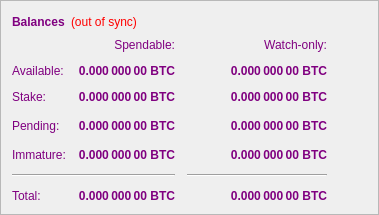
        <widget class="QFrame" name="frame">
         <property name="styleSheet">
          <string notr="true">color: #800080;</string>
         </property>
         <property name="frameShape">
          <enum>QFrame::StyledPanel</enum>
         </property>
         <property name="frameShadow">
          <enum>QFrame::Raised</enum>
         </property>
         <layout class="QVBoxLayout" name="verticalLayout_4">
          <item>
           <layout class="QHBoxLayout" name="horizontalLayout_4">
            <item>
             <widget class="QLabel" name="label_5">
              <property name="font">
               <font>
                <weight>75</weight>
                <bold>true</bold>
               </font>
              </property>
              <property name="text">
               <string>Balances</string>
              </property>
             </widget>
            </item>
            <item>
             <widget class="QLabel" name="labelWalletStatus">
              <property name="cursor">
               <cursorShape>WhatsThisCursor</cursorShape>
              </property>
              <property name="toolTip">
               <string>The displayed information may be out of date. Your wallet automatically synchronizes with the ZuMY network after a connection is established, but this process has not completed yet.</string>
              </property>
              <property name="styleSheet">
               <string notr="true">QLabel { color: red; }</string>
              </property>
              <property name="text">
               <string notr="true">(out of sync)</string>
              </property>
              <property name="alignment">
               <set>Qt::AlignLeading|Qt::AlignLeft|Qt::AlignVCenter</set>
              </property>
             </widget>
            </item>
            <item>
             <spacer name="horizontalSpacer_3">
              <property name="orientation">
               <enum>Qt::Horizontal</enum>
              </property>
              <property name="sizeHint" stdset="0">
               <size>
                <width>40</width>
                <height>20</height>
               </size>
              </property>
             </spacer>
            </item>
           </layout>
          </item>
          <item>
           <layout class="QGridLayout" name="gridLayout">
            <property name="spacing">
             <number>12</number>
            </property>
            <item row="3" column="2">
             <widget class="QLabel" name="labelWatchPending">
              <property name="font">
               <font>
                <weight>75</weight>
                <bold>true</bold>
               </font>
              </property>
              <property name="cursor">
               <cursorShape>IBeamCursor</cursorShape>
              </property>
              <property name="toolTip">
               <string>Unconfirmed transactions to watch-only addresses</string>
              </property>
              <property name="text">
               <string notr="true">0.000 000 00 BTC</string>
              </property>
              <property name="alignment">
               <set>Qt::AlignRight|Qt::AlignTrailing|Qt::AlignVCenter</set>
              </property>
              <property name="textInteractionFlags">
               <set>Qt::LinksAccessibleByMouse|Qt::TextSelectableByKeyboard|Qt::TextSelectableByMouse</set>
              </property>
             </widget>
            </item>
            <item row="3" column="1">
             <widget class="QLabel" name="labelUnconfirmed">
              <property name="font">
               <font>
                <weight>75</weight>
                <bold>true</bold>
               </font>
              </property>
              <property name="cursor">
               <cursorShape>IBeamCursor</cursorShape>
              </property>
              <property name="toolTip">
               <string>Total of transactions that have yet to be confirmed, and do not yet count toward the spendable balance</string>
              </property>
              <property name="text">
               <string notr="true">0.000 000 00 BTC</string>
              </property>
              <property name="alignment">
               <set>Qt::AlignRight|Qt::AlignTrailing|Qt::AlignVCenter</set>
              </property>
              <property name="textInteractionFlags">
               <set>Qt::LinksAccessibleByMouse|Qt::TextSelectableByKeyboard|Qt::TextSelectableByMouse</set>
              </property>
             </widget>
            </item>
            <item row="4" column="2">
             <widget class="QLabel" name="labelWatchImmature">
              <property name="font">
               <font>
                <weight>75</weight>
                <bold>true</bold>
               </font>
              </property>
              <property name="cursor">
               <cursorShape>IBeamCursor</cursorShape>
              </property>
              <property name="toolTip">
               <string>Mined balance in watch-only addresses that has not yet matured</string>
              </property>
              <property name="text">
               <string notr="true">0.000 000 00 BTC</string>
              </property>
              <property name="alignment">
               <set>Qt::AlignRight|Qt::AlignTrailing|Qt::AlignVCenter</set>
              </property>
              <property name="textInteractionFlags">
               <set>Qt::LinksAccessibleByMouse|Qt::TextSelectableByKeyboard|Qt::TextSelectableByMouse</set>
              </property>
             </widget>
            </item>
            <item row="5" column="0" colspan="2">
             <widget class="Line" name="lineSpendableBalance">
              <property name="orientation">
               <enum>Qt::Horizontal</enum>
              </property>
             </widget>
            </item>
            <item row="5" column="2">
             <widget class="Line" name="lineWatchBalance">
              <property name="sizePolicy">
               <sizepolicy hsizetype="Preferred" vsizetype="Fixed">
                <horstretch>0</horstretch>
                <verstretch>0</verstretch>
               </sizepolicy>
              </property>
              <property name="minimumSize">
               <size>
                <width>140</width>
                <height>0</height>
               </size>
              </property>
              <property name="orientation">
               <enum>Qt::Horizontal</enum>
              </property>
             </widget>
            </item>
            <item row="6" column="0">
             <widget class="QLabel" name="labelTotalText">
              <property name="text">
               <string>Total:</string>
              </property>
             </widget>
            </item>
            <item row="4" column="1">
             <widget class="QLabel" name="labelImmature">
              <property name="font">
               <font>
                <weight>75</weight>
                <bold>true</bold>
               </font>
              </property>
              <property name="cursor">
               <cursorShape>IBeamCursor</cursorShape>
              </property>
              <property name="toolTip">
               <string>Mined balance that has not yet matured</string>
              </property>
              <property name="text">
               <string notr="true">0.000 000 00 BTC</string>
              </property>
              <property name="alignment">
               <set>Qt::AlignRight|Qt::AlignTrailing|Qt::AlignVCenter</set>
              </property>
              <property name="textInteractionFlags">
               <set>Qt::LinksAccessibleByMouse|Qt::TextSelectableByKeyboard|Qt::TextSelectableByMouse</set>
              </property>
             </widget>
            </item>
            <item row="3" column="3">
             <spacer name="horizontalSpacer_2">
              <property name="orientation">
               <enum>Qt::Horizontal</enum>
              </property>
              <property name="sizeHint" stdset="0">
               <size>
                <width>40</width>
                <height>20</height>
               </size>
              </property>
             </spacer>
            </item>
            <item row="4" column="0">
             <widget class="QLabel" name="labelImmatureText">
              <property name="text">
               <string>Immature:</string>
              </property>
             </widget>
            </item>
            <item row="6" column="1">
             <widget class="QLabel" name="labelTotal">
              <property name="font">
               <font>
                <weight>75</weight>
                <bold>true</bold>
               </font>
              </property>
              <property name="cursor">
               <cursorShape>IBeamCursor</cursorShape>
              </property>
              <property name="toolTip">
               <string>Your current total balance</string>
              </property>
              <property name="text">
               <string notr="true">0.000 000 00 BTC</string>
              </property>
              <property name="alignment">
               <set>Qt::AlignRight|Qt::AlignTrailing|Qt::AlignVCenter</set>
              </property>
              <property name="textInteractionFlags">
               <set>Qt::LinksAccessibleByMouse|Qt::TextSelectableByKeyboard|Qt::TextSelectableByMouse</set>
              </property>
             </widget>
            </item>
            <item row="6" column="2">
             <widget class="QLabel" name="labelWatchTotal">
              <property name="font">
               <font>
                <weight>75</weight>
                <bold>true</bold>
               </font>
              </property>
              <property name="cursor">
               <cursorShape>IBeamCursor</cursorShape>
              </property>
              <property name="toolTip">
               <string>Current total balance in watch-only addresses</string>
              </property>
              <property name="text">
               <string notr="true">0.000 000 00 BTC</string>
              </property>
              <property name="alignment">
               <set>Qt::AlignRight|Qt::AlignTrailing|Qt::AlignVCenter</set>
              </property>
              <property name="textInteractionFlags">
               <set>Qt::LinksAccessibleByMouse|Qt::TextSelectableByKeyboard|Qt::TextSelectableByMouse</set>
              </property>
             </widget>
            </item>
            <item row="0" column="2">
             <widget class="QLabel" name="labelWatchonly">
              <property name="text">
               <string>Watch-only:</string>
              </property>
              <property name="alignment">
               <set>Qt::AlignRight|Qt::AlignTrailing|Qt::AlignVCenter</set>
              </property>
             </widget>
            </item>
            <item row="1" column="0">
             <widget class="QLabel" name="labelBalanceText">
              <property name="text">
               <string>Available:</string>
              </property>
             </widget>
            </item>
            <item row="1" column="1">
             <widget class="QLabel" name="labelBalance">
              <property name="font">
               <font>
                <weight>75</weight>
                <bold>true</bold>
               </font>
              </property>
              <property name="cursor">
               <cursorShape>IBeamCursor</cursorShape>
              </property>
              <property name="toolTip">
               <string>Your current spendable balance</string>
              </property>
              <property name="text">
               <string notr="true">0.000 000 00 BTC</string>
              </property>
              <property name="alignment">
               <set>Qt::AlignRight|Qt::AlignTrailing|Qt::AlignVCenter</set>
              </property>
              <property name="textInteractionFlags">
               <set>Qt::LinksAccessibleByMouse|Qt::TextSelectableByKeyboard|Qt::TextSelectableByMouse</set>
              </property>
             </widget>
            </item>
            <item row="2" column="0">
             <widget class="QLabel" name="label_10">
              <property name="text">
               <string>Stake:</string>
              </property>
             </widget>
            </item>
            <item row="2" column="1">
             <widget class="QLabel" name="labelStake">
              <property name="font">
               <font>
                <weight>75</weight>
                <bold>true</bold>
               </font>
              </property>
              <property name="cursor">
               <cursorShape>IBeamCursor</cursorShape>
              </property>
              <property name="toolTip">
               <string>Total of coins that was staked, and do not yet count toward the current balance</string>
              </property>
              <property name="text">
               <string notr="true">0.000 000 00 BTC</string>
              </property>
              <property name="alignment">
               <set>Qt::AlignRight|Qt::AlignTrailing|Qt::AlignVCenter</set>
              </property>
              <property name="textInteractionFlags">
               <set>Qt::LinksAccessibleByMouse|Qt::TextSelectableByKeyboard|Qt::TextSelectableByMouse</set>
              </property>
             </widget>
            </item>
            <item row="2" column="2">
             <widget class="QLabel" name="labelWatchStake">
              <property name="font">
               <font>
                <weight>75</weight>
                <bold>true</bold>
               </font>
              </property>
              <property name="cursor">
               <cursorShape>IBeamCursor</cursorShape>
              </property>
              <property name="toolTip">
               <string>Total of coins that was staked in watch-only addresses, and do not yet count toward the current watch-only balance</string>
              </property>
              <property name="text">
               <string notr="true">0.000 000 00 BTC</string>
              </property>
              <property name="alignment">
               <set>Qt::AlignRight|Qt::AlignTrailing|Qt::AlignVCenter</set>
              </property>
              <property name="textInteractionFlags">
               <set>Qt::LinksAccessibleByMouse|Qt::TextSelectableByKeyboard|Qt::TextSelectableByMouse</set>
              </property>
             </widget>
            </item>
            <item row="1" column="2">
             <widget class="QLabel" name="labelWatchAvailable">
              <property name="font">
               <font>
                <weight>75</weight>
                <bold>true</bold>
               </font>
              </property>
              <property name="cursor">
               <cursorShape>IBeamCursor</cursorShape>
              </property>
              <property name="toolTip">
               <string>Your current balance in watch-only addresses</string>
              </property>
              <property name="text">
               <string notr="true">0.000 000 00 BTC</string>
              </property>
              <property name="alignment">
               <set>Qt::AlignRight|Qt::AlignTrailing|Qt::AlignVCenter</set>
              </property>
              <property name="textInteractionFlags">
               <set>Qt::LinksAccessibleByMouse|Qt::TextSelectableByKeyboard|Qt::TextSelectableByMouse</set>
              </property>
             </widget>
            </item>
            <item row="3" column="0">
             <widget class="QLabel" name="labelPendingText">
              <property name="text">
               <string>Pending:</string>
              </property>
             </widget>
            </item>
            <item row="0" column="1">
             <widget class="QLabel" name="labelSpendable">
              <property name="text">
               <string>Spendable:</string>
              </property>
              <property name="alignment">
               <set>Qt::AlignRight|Qt::AlignTrailing|Qt::AlignVCenter</set>
              </property>
             </widget>
            </item>
           </layout>
          </item>
         </layout>
        </widget>
